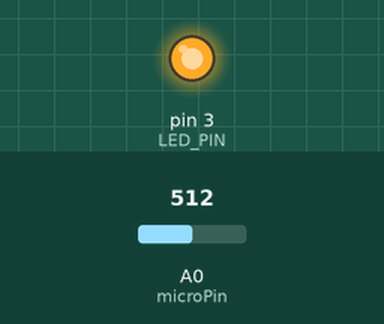
This sketch was run on a simulated Arduino Uno, built with avr-gcc and run on an emulated ATmega328P. Parts: output pins drawn as LEDs (lit = HIGH). The test bench sets the inputs (shaded band); at power-on: A0 (microPin) = 512. What the sketch prints to the serial monitor is not drawn.

Above: at 5.9 s.
6.0 s: A0 (microPin) set to 163
12.1 s: A0 (microPin) set to 143
At 15.6 s:
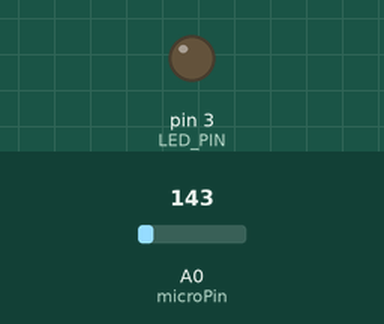
18.2 s: A0 (microPin) set to 160
At 19.3 s:
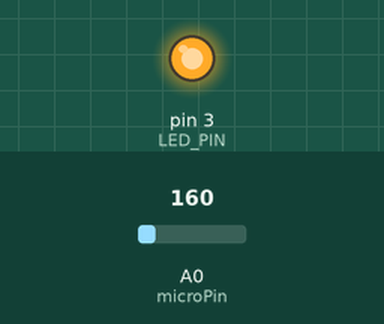
24.3 s: A0 (microPin) set to 140
At 29.5 s:
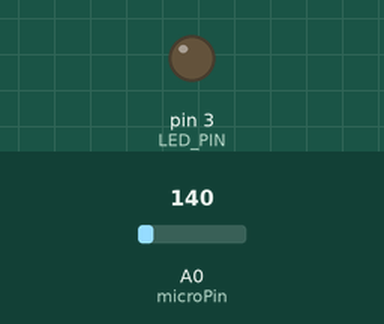
Timing chart, 0 to 31.0 s (numbered marks = the images above; inputs shaded):
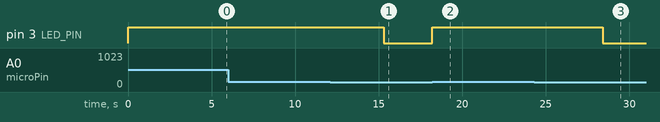

Measured:
- the behaviour switches between 151 and 150 on A0 (microPin) (found by bisection; images 0 and 1)
- after the input at 6.0 s, every drawn part: stays the same
- after the input at 12.1 s, pin 3 (LED_PIN): HIGH → LOW after 3.2 s
- after the input at 18.2 s, pin 3 (LED_PIN): LOW → HIGH at once
- after the input at 24.3 s, pin 3 (LED_PIN): HIGH → LOW after 4.1 s

The sketch:

sound-controlled_lights.ino
```cpp
/*
 * 名称   : sound-controlled lights
 * 功能   : 声音传感器控制LED亮灭
 * 作者   : http://www.keyes-robot.com/
*/
int microPin = A0;  //定义声音传感器的控制引脚为A0
#define LED_PIN  3   //定义led模块控制引脚为D3

void setup() {
  Serial.begin(9600); //波特率设置为9600
  pinMode(microPin, INPUT);    //将传感器的引脚设置为输入模式
  pinMode(LED_PIN, OUTPUT);  // 设置led引脚为输出模式.
}

void loop() {
  int val = analogRead(microPin); //读取模拟值
  Serial.print(val); // 串口打印
  if(val > 150){ //超过阈值
    digitalWrite(LED_PIN, HIGH);  //打开LED
    delay(5000);
  }else{ //否则
    digitalWrite(LED_PIN, LOW);  //关闭LED
  }
  delay(100);
}
```
